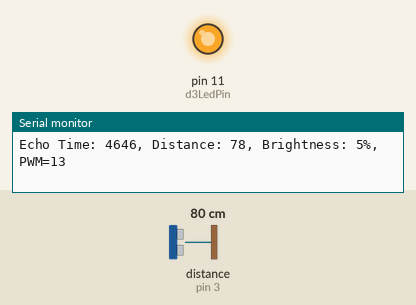
Recording of a sketch running on a simulated Arduino Uno, built with avr-gcc and run on an emulated ATmega328P. Parts: output pins drawn as LEDs (lit = HIGH), the last lines printed to the serial monitor. Wiring (inferred from the names in the program): ultrasonic range finder: trigger pin 13; echo pin 3. The inputs (shaded band) are chosen by the test bench; at power-on: distance to the obstacle (sensor on pin 3) 80 cm. The echo pulse lasts 58.3 µs per cm; pins used as bus, display or sensor lines are not drawn.

Above: at 1.2 s.
1.3 s: distance to the obstacle (sensor on pin 3) set to 2 cm
At 1.82 s:
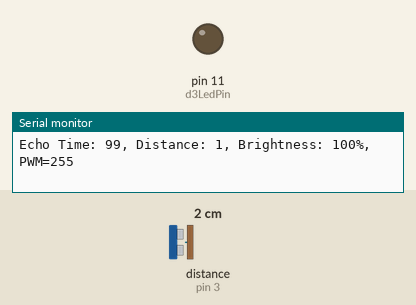
4.3 s: distance to the obstacle (sensor on pin 3) set to 18 cm
At 4.63 s:
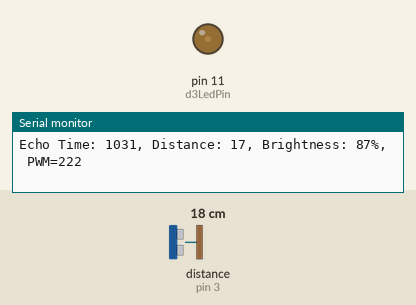
7.3 s: distance to the obstacle (sensor on pin 3) set to 35 cm
At 7.85 s:
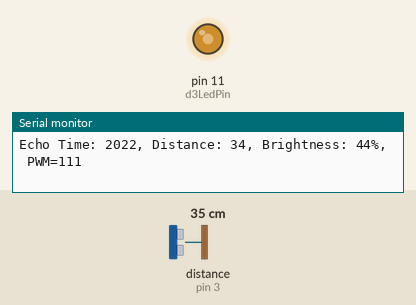
10.3 s: distance to the obstacle (sensor on pin 3) set to 60 cm
At 10.68 s:
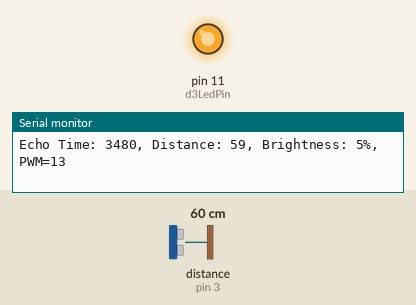
13.3 s: distance to the obstacle (sensor on pin 3) set to 4 cm
At 13.51 s:
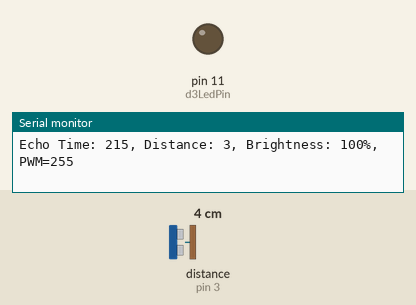
Timing chart, 0 to 16.3 s (numbered marks = the images above; inputs shaded):
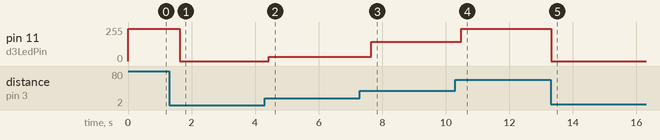

Measured:
- after the input at 1.3 s, pin 11 (d3LedPin): 242/255 → 0/255 after 0.32 s
- after the input at 4.3 s, pin 11 (d3LedPin): 0/255 → 33/255 after 0.14 s
- after the input at 7.3 s, pin 11 (d3LedPin): 33/255 → 144/255 after 0.36 s
- after the input at 10.3 s, pin 11 (d3LedPin): 144/255 → 242/255 after 0.18 s
- after the input at 13.3 s, pin 11 (d3LedPin): 242/255 → 0/255 at once

The sketch:

USS_ArduinoVersion.ino
```cpp
// define pin numbers
const int trigPin = 13; // P13 -> PB5 (Also LED "L")
const int echoPin = 3;  // P13 -> PD3
const int d3LedPin = 11; // PB3 (OC2A) -> "D3" LED

// define variables
const int d1 = 12;
const int d2 = 49;

long duration;
int distance;

// target brightness: 100% at ≤D1, 5% at ≥D2
const uint8_t PWM_100 = 255;
const uint8_t PWM_5   = (uint8_t)((5UL * 255UL + 50) / 100UL); // ~ 13
uint8_t duty;

// blink "L" with T=0.75 s => toggle every 375 ms when outside the window
const unsigned blinkHalfMs = 375;
unsigned long nextBlinkMs = 0;
bool blinkState = false;


void setup() {

  pinMode(trigPin, OUTPUT); // Sets the trigPin as an Output
  pinMode(echoPin, INPUT); // Sets the echoPin as an Input
  pinMode(d3LedPin, OUTPUT); // Sets the D3 LED as an Output
  Serial.begin(9600); // Starts the serial communication

}


void loop() {

  // Clears the trigPin
  digitalWrite(trigPin, LOW);
  delayMicroseconds(2);
  analogWrite(d3LedPin, 255); // keep D3 off at start of cycle (active-LOW)

  // Sets the trigPin on HIGH state for 10 micro seconds to generate the ultrasound wave
  digitalWrite(trigPin, HIGH);
  delayMicroseconds(10);
  digitalWrite(trigPin, LOW);

  // Reads the echoPin, returns the sound wave travel time in microseconds (time until Echo pin receives the reflected soundwave from Trig pin)
  duration = pulseIn(echoPin, HIGH, 30000UL);

  // Calculating the distance
  if (duration == 0)
    distance = -1;
  else
    distance = (int)(duration * 0.034 / 2); // speed of sound = 0.034 cm/microsec

  if (distance <= d1 && distance >= 0)
      duty = PWM_100;
  else if (distance >= d2)
      duty = PWM_5;
  else if (distance > d1 && distance < d2)
      duty = (uint8_t)(255 - 6.54054054f * (distance - 12) + 0.5f); // equation calculated through linear interpolation: duty 255 at 12 cm, duty 12 at 49 cm

  // The board’s LEDs are active-LOW, so invert for analogWrite.
  analogWrite(d3LedPin, 255 - duty);

  uint8_t brightness = (uint8_t)(((unsigned)duty * 100U + 127U) / 255U);

  // Blink LED "L" (on PB5) with T=0.75 s when outside [D1;D2]
  bool outside = (distance < 0) || (distance < d1) || (distance > d2);
  if (!outside) {
    // keep line LOW so TRIG stays idle and LED L is OFF
    digitalWrite(trigPin, LOW);
  }
  else {
    unsigned long now = millis();
    if (now >= nextBlinkMs) {
      blinkState = !blinkState;
      // blink by driving PB5 high/low; high will also keep TRIG high during this half-period
      digitalWrite(trigPin, blinkState ? HIGH : LOW);
      nextBlinkMs = now + blinkHalfMs;
    }
  }

  // Prints the echo time, distance, and pwm on the Serial Monitor
  Serial.print("Echo Time: ");
  Serial.print(duration);
  Serial.print(", Distance: ");
  Serial.print(distance);
  Serial.print(", Brightness: ");
  Serial.print(brightness);
  Serial.print("%, PWM=");
  Serial.println(duty);

  delay(400);
}
```
